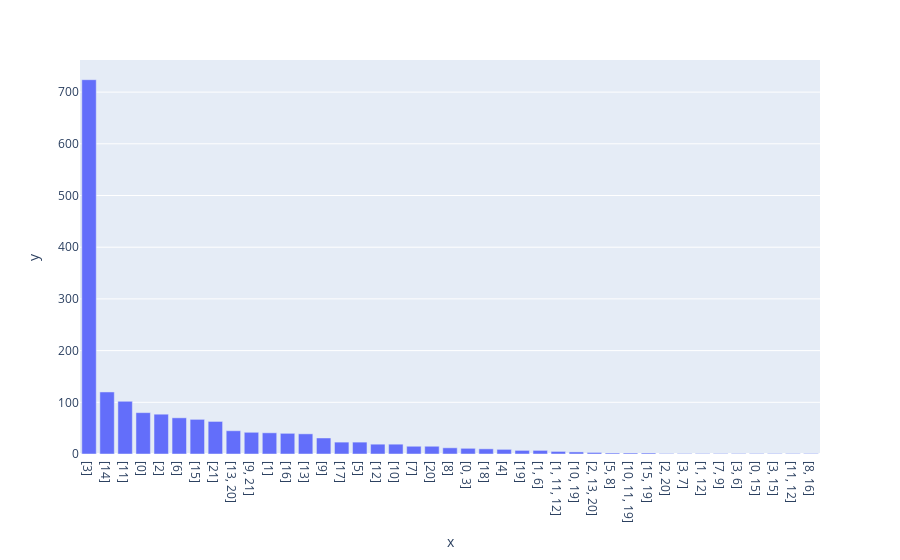

The code cell stored with this chart in its notebook:
### Code cell
px.bar(x = train_df.Target_list.value_counts().index.map(lambda x: str(x)),
             y = train_df.Target_list.value_counts())

### Figure 1 — Plotly figure (JSON) as saved in the notebook; plotly's stock layout.template omitted (floating-point values rounded to 4 significant figures)
{"data": [{"alignmentgroup": "True", "hovertemplate": "x=%{x}<br>y=%{y}<extra></extra>", "legendgroup": "", "marker": {"color": "#636efa", "pattern": {"shape": ""}}, "name": "", "offsetgroup": "", "orientation": "v", "showlegend": false, "textposition": "auto", "type": "bar", "x": ["[3]", "[14]", "[11]", "[0]", "[2]", "[6]", "[15]", "[21]", "[13, 20]", "[9, 21]", "[1]", "[16]", "[13]", "[9]", "[17]", "[5]", "[12]", "[10]", "[7]", "[20]", "[8]", "[0, 3]", "[18]", "[4]", "[19]", "[1, 6]", "[1, 11, 12]", "[10, 19]", "[2, 13, 20]", "[5, 8]", "[10, 11, 19]", "[15, 19]", "[2, 20]", "[3, 7]", "[1, 12]", "[7, 9]", "[3, 6]", "[0, 15]", "[3, 15]", "[11, 12]", "[8, 16]"], "xaxis": "x", "y": [724, 120, 102, 80, 77, 70, 67, 63, 45, 42, 41, 40, 39, 31, 23, 23, 19, 19, 15, 15, 12, 11, 10, 9, 7, 7, 5, 4, 3, 2, 2, 2, 1, 1, 1, 1, 1, 1, 1, 1, 1], "yaxis": "y"}], "layout": {"barmode": "relative", "legend": {"tracegroupgap": 0}, "margin": {"t": 60}, "xaxis": {"anchor": "y", "domain": [0, 1], "title": {"text": "x"}}, "yaxis": {"anchor": "x", "domain": [0, 1], "title": {"text": "y"}}}}
